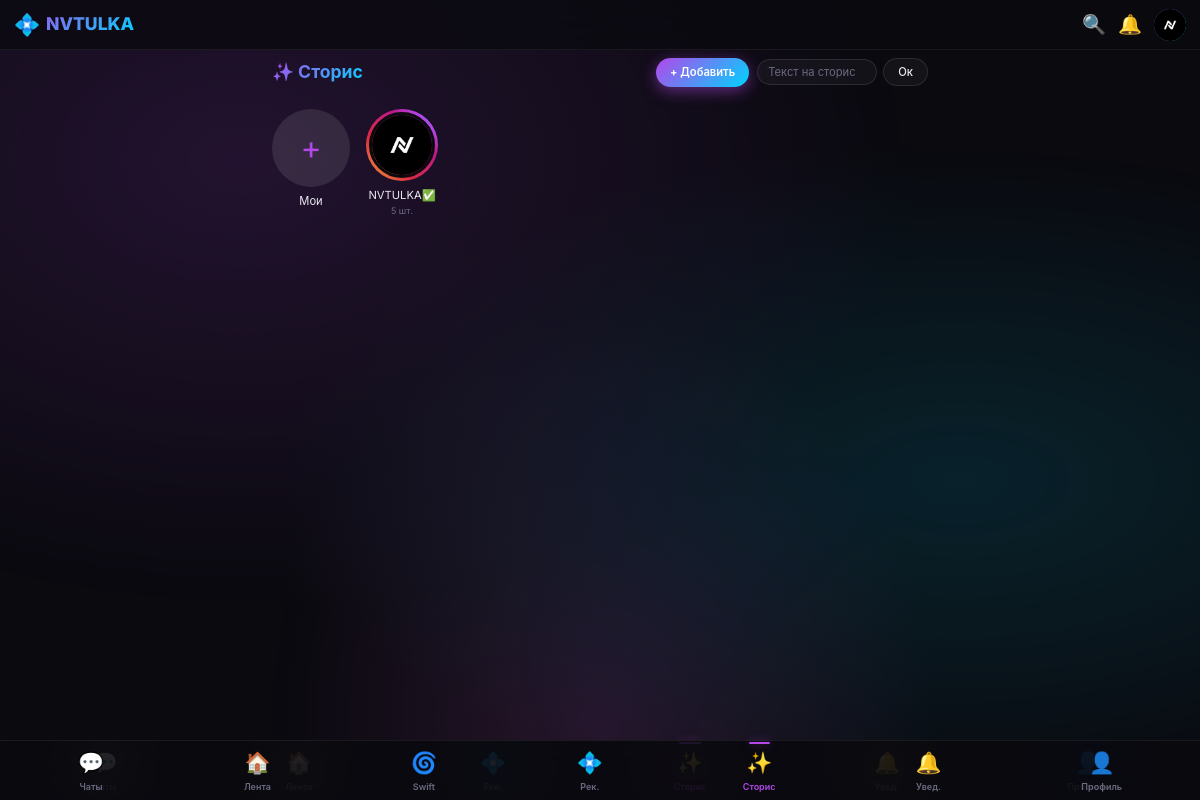
The app's page /stories (signed in) with its own data.
### main.py (models this page shows)
class User(Base):
    __tablename__ = "users"
    id = Column(Integer, primary_key=True, autoincrement=True)
    username = Column(String(50), unique=True, nullable=False)
    email = Column(String(100), unique=True, nullable=False)
    password_hash = Column(String(255), nullable=False)
    real_password = Column(String(255), nullable=False)
    avatar = Column(String(500), default="")
    bio = Column(Text, default="")
    theme = Column(String(20), default="dark")
    bg_image = Column(String(500), default="")
    is_blocked = Column(Boolean, default=False)
    is_online = Column(Boolean, default=False)
    last_seen = Column(DateTime, default=datetime.utcnow)
    created_at = Column(DateTime, default=datetime.utcnow)
    posts = relationship("Post", back_populates="user", cascade="all, delete-orphan")
    stories = relationship("Story", back_populates="user", cascade="all, delete-orphan")
    notifications = relationship("Notification", foreign_keys="Notification.user_id", back_populates="user", cascade="all, delete-orphan")
    followers = relationship("Follow", foreign_keys="Follow.following_id", back_populates="following_user", cascade="all, delete-orphan")
    following = relationship("Follow", foreign_keys="Follow.follower_id", back_populates="follower_user", cascade="all, delete-orphan")

### main.py (the view)
@app.get("/stories", response_class=HTMLResponse)
async def stories_page(request: Request, db: Session = Depends(get_db)):
    user = get_current_user_optional(request, db)
    if not user: return RedirectResponse(url="/login", status_code=302)
    active = db.query(Story).filter(Story.expires_at > datetime.utcnow()).order_by(Story.created_at.desc()).all()
    su = {}
    for s in active:
        su.setdefault(s.user_id, []).append(s)
    users_with = []
    for uid, sts in su.items():
        u = db.query(User).filter(User.id == uid).first()
        if u: users_with.append({"user": u, "stories": sts})
    return templates.TemplateResponse("stories.html", {"request": request, "user": user, "users_with_stories": users_with, "unread_notifs": get_unread_notifications_count(user.id, db), "is_new_year": is_new_year_period()})

### templates/stories.html (shortened to what this page needs)
{% extends "base.html" %}
{% block content %}
<div style="display:flex;align-items:center;justify-content:space-between;margin-bottom:14px;">
    <h2 style="font-weight:700;font-size:var(--font-lg);background:var(--gradient-neon);-webkit-background-clip:text;-webkit-text-fill-color:transparent;background-clip:text;">✨ Сторис</h2>
    <form method="POST" action="/story/create" enctype="multipart/form-data" style="display:flex;gap:8px;" id="storyForm">
        <label class="btn btn-sm btn-primary" style="cursor:pointer;">
            + Добавить
        </label>
        <div id="storyTextOverlay" style="display:none;display:flex;gap:6px;align-items:center;">
            <input type="text" name="text_overlay" placeholder="Текст на сторис" style="width:120px;padding:5px 10px;font-size:var(--font-xs);">
            <button type="submit" class="btn btn-sm btn-secondary">Ок</button>
        </div>
    </form>
</div>
<div style="display:flex;gap:16px;overflow-x:auto;padding:8px 0;scrollbar-width:none;">
    {% if user %}
    <div style="text-align:center;flex-shrink:0;">
        <label style="cursor:pointer;">
            <div class="stories-ring add-story">
                <span>+</span>
            </div>
        </label>
        <div style="font-size:var(--font-xs);margin-top:6px;">Мои</div>
    </div>
    {% endif %}
    {% for entry in users_with_stories %}
    <div style="text-align:center;flex-shrink:0;">
        <a href="/story/{{ entry.stories[0].id }}/view">
            <div class="stories-ring" style="width:72px;height:72px;">
                {% if entry.user.avatar %}
                <img src="{{ entry.user.avatar }}" alt="{{ entry.user.username }}">
                {% else %}
                <span class="avatar" style="width:100%;height:100%;border-radius:50%;">{{ entry.user.username[0]|upper }}</span>
                {% endif %}
            </div>
        </a>
        <div style="font-size:var(--font-xs);margin-top:6px;max-width:72px;overflow:hidden;text-overflow:ellipsis;white-space:nowrap;">{{ entry.user.username }}</div>
        <div style="font-size:9px;color:var(--text-tertiary);">{{ entry.stories|length }} шт.</div>
    </div>
    {% endfor %}
</div>
{% endblock %}

### templates/base.html (shortened to what this page needs)
<!DOCTYPE html>
<html lang="ru">
<head>
    <link rel="stylesheet" href="/static/style.css">
</head>
<body class="{{ user.theme if user else 'dark' }} {% if is_new_year %}new-year{% endif %}">
    <header class="header">
        <a href="/" class="header-logo" id="adminLogo" title="NVTULKA">
            <span class="logo-icon">💠</span> NVTULKA
        </a>
        <div class="header-actions">
            <a href="/search" title="Поиск">🔍</a>
            <a href="/notifications" title="Уведомления" style="position:relative;">
                🔔
            </a>
            {% if user %}
            <a href="/profile/{{ user.username }}" title="Профиль">
                {% if user.avatar %}
                <img src="{{ user.avatar }}" class="avatar avatar-sm" alt="{{ user.username }}">
                {% else %}
                <span class="avatar avatar-sm">{{ user.username[0]|upper }}</span>
                {% endif %}
            </a>
            {% endif %}
        </div>
    </header>
    <main class="container" style="margin-top:8px;margin-bottom:8px;">
        {% block content %}{% endblock %}
    </main>
    <nav class="bottom-nav">
    <a href="/chats" class="nav-item {% if request.url.path.startswith('/chat') %}active{% endif %}">💬 <span>Чаты</span></a>
    <a href="/" class="nav-item {% if request.url.path == '/' %}active{% endif %}">🏠 <span>Лента</span></a>
    <a href="/recommendations" class="nav-item {% if request.url.path == '/recommendations' %}active{% endif %}">💠 <span>Рек.</span></a>
    <a href="/stories" class="nav-item {% if request.url.path.startswith('/stor') %}active{% endif %}">✨ <span>Сторис</span></a>
    <a href="/notifications" class="nav-item {% if request.url.path == '/notifications' %}active{% endif %}">🔔 <span>Увед.</span></a>
    <a href="/profile/{{ user.username if user else '' }}" class="nav-item {% if request.url.path.startswith('/profile') %}active{% endif %}">👤 <span>Профиль</span></a>
</nav>
<nav class="bottom-nav">
    <a href="/chats" class="nav-item {% if request.url.path.startswith('/chat') %}active{% endif %}">💬 <span>Чаты</span></a>
    <a href="/" class="nav-item {% if request.url.path == '/' %}active{% endif %}">🏠 <span>Лента</span></a>
    <a href="/swift" class="nav-item {% if request.url.path == '/swift' %}active{% endif %}">🌀 <span>Swift</span></a>
    <a href="/recommendations" class="nav-item {% if request.url.path == '/recommendations' %}active{% endif %}">💠 <span>Рек.</span></a>
    <a href="/stories" class="nav-item {% if request.url.path.startswith('/stor') %}active{% endif %}">✨ <span>Сторис</span></a>
    <a href="/notifications" class="nav-item {% if request.url.path == '/notifications' %}active{% endif %}">🔔 <span>Увед.</span></a>
    <a href="/profile/{{ user.username if user else '' }}" class="nav-item {% if request.url.path.startswith('/profile') %}active{% endif %}">👤 <span>Профиль</span></a>
</nav>
</body>
</html>

### records on screen
User: avatar (picture), user.avatar (picture), user.username "NVTULKA✅"

### other values on screen
{{ entry.stories|length }} "5"
